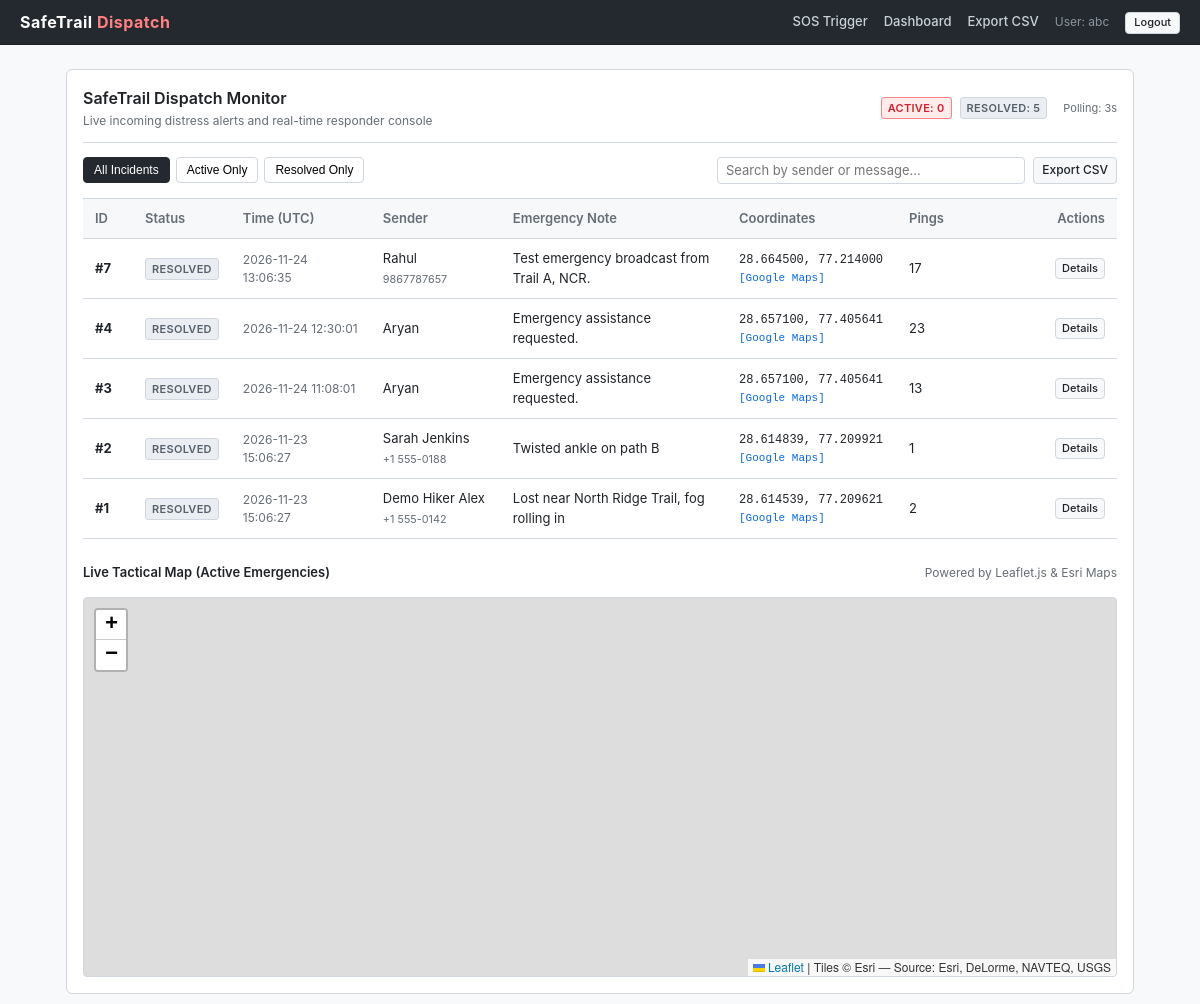
Page /dashboard/ (signed in) on the earlier database version.
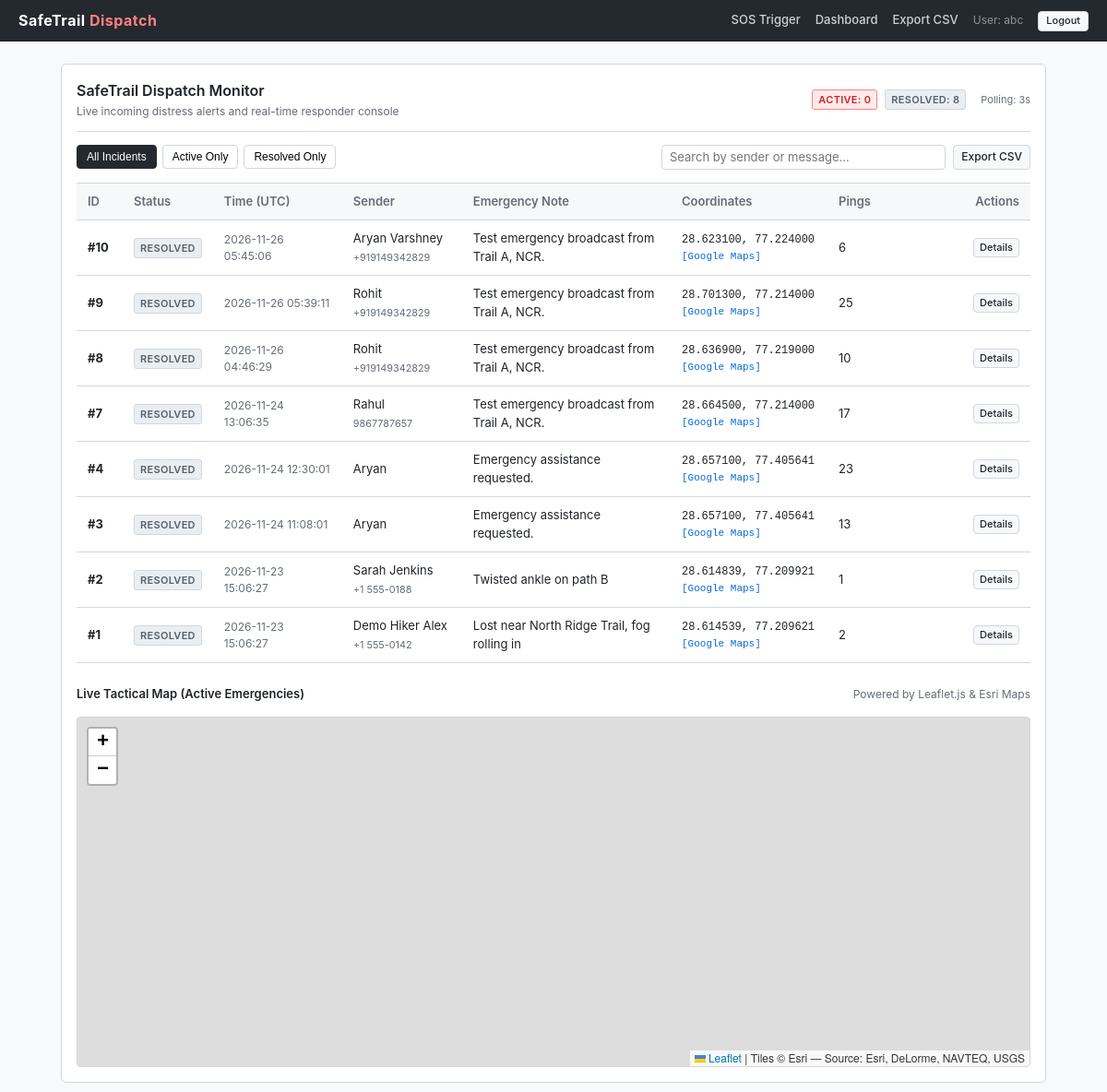
Same page on the later database version.
### beacon/models.py (models this page shows, shortened)
class EmergencyAlert(models.Model):
    STATUS_CHOICES = [
        ('ACTIVE', 'Active'),
        ('RESOLVED', 'Resolved'),
    ]
    sender_name = models.CharField(max_length=100)
    sender_phone = models.CharField(max_length=20, blank=True)
    status = models.CharField(max_length=20, choices=STATUS_CHOICES, default='ACTIVE')
    message = models.TextField(blank=True, default='Emergency assistance requested.')
    created_at = models.DateTimeField(auto_now_add=True)
    resolved_at = models.DateTimeField(null=True, blank=True)
    resolution_notes = models.TextField(blank=True)
    assigned_contact = models.ForeignKey(
        User,
        on_delete=models.SET_NULL,
        null=True,
        blank=True,
        related_name='assigned_alerts'
    )
    class Meta:
        ordering = ['-created_at']
    @property
    def latest_ping(self):
        return self.pings.order_by('-timestamp').first()
    @property
    def google_maps_url(self):
        ping = self.latest_ping
        if ping:
            return f"https://www.google.com/maps?q={ping.latitude},{ping.longitude}"
        return ""

class LocationPing(models.Model):
    alert = models.ForeignKey(
        EmergencyAlert,
        on_delete=models.CASCADE,
        related_name='pings'
    )
    latitude = models.DecimalField(max_digits=9, decimal_places=6)
    longitude = models.DecimalField(max_digits=9, decimal_places=6)
    accuracy = models.FloatField(null=True, blank=True, help_text="Accuracy in meters")
    timestamp = models.DateTimeField(auto_now_add=True)
    class Meta:
        ordering = ['-timestamp']

### beacon/views.py (the view)
# urls.py: path('dashboard/', views.dashboard_view, name='dashboard'),
@login_required
def dashboard_view(request):
    active_alerts = EmergencyAlert.objects.filter(status='ACTIVE').prefetch_related('pings')
    resolved_alerts = EmergencyAlert.objects.filter(status='RESOLVED').prefetch_related('pings')[:25]
    context = {
        'active_alerts': active_alerts,
        'resolved_alerts': resolved_alerts,
        'active_count': active_alerts.count(),
        'resolved_count': EmergencyAlert.objects.filter(status='RESOLVED').count(),
        'resolve_form': AlertResolveForm(),
    }
    return render(request, 'beacon/dashboard.html', context)

### beacon/forms.py
class AlertResolveForm(forms.ModelForm):
    class Meta:
        model = EmergencyAlert
        fields = ['resolution_notes', 'assigned_contact']
        widgets = {
            'resolution_notes': forms.Textarea(attrs={
                'class': 'form-control',
                'rows': 3,
                'placeholder': 'Enter resolution summary, responder actions, or outcome...',
            }),
            'assigned_contact': forms.Select(attrs={
                'class': 'form-control',
            }),
        }
    def __init__(self, *args, **kwargs):
        super().__init__(*args, **kwargs)
        self.fields['assigned_contact'].required = False
        self.fields['assigned_contact'].empty_label = "-- Unassigned --"

### templates/beacon/dashboard.html (shortened to what this page needs)
{% extends 'base.html' %}
{% load static %}
{% block content %}
<div class="panel">
    <div class="panel-header">
        <div>
            <h1 class="panel-title">SafeTrail Dispatch Monitor</h1>
            <div style="font-size: 12px; color: var(--text-secondary); margin-top: 2px;">
                Live incoming distress alerts and real-time responder console
            </div>
        </div>
        <div style="display: flex; gap: 8px; align-items: center;">
            <span id="counter-active" class="badge badge-active">Active: {{ active_count }}</span>
            <span id="counter-resolved" class="badge badge-resolved">Resolved: {{ resolved_count }}</span>
            <span id="poll-indicator" style="font-size: 11px; color: var(--text-secondary); margin-left: 8px;">
                Polling: 3s
            </span>
        </div>
    </div>
    <div class="toolbar">
        <div class="filter-group">
            <button type="button" class="filter-btn active" data-filter="all">All Incidents</button>
            <button type="button" class="filter-btn" data-filter="ACTIVE">Active Only</button>
            <button type="button" class="filter-btn" data-filter="RESOLVED">Resolved Only</button>
        </div>
        <div style="display: flex; gap: 8px; flex: 1; max-width: 400px; justify-content: flex-end;">
            <input type="text" id="incident-search" class="form-control" placeholder="Search by sender or message..." style="padding: 4px 8px; font-size: 13px;">
            <a href="{% url 'export_csv' %}" class="btn btn-secondary btn-sm" style="white-space: nowrap;">
                Export CSV
            </a>
        </div>
    </div>
    <div class="table-wrapper">
        <table class="data-table" id="incidents-table">
            <thead>
                <tr>
                    <th style="width: 50px;">ID</th>
                    <th style="width: 90px;">Status</th>
                    <th style="width: 140px;">Time (UTC)</th>
                    <th style="width: 130px;">Sender</th>
                    <th>Emergency Note</th>
                    <th style="width: 170px;">Coordinates</th>
                    <th style="width: 60px;">Pings</th>
                    <th style="width: 160px; text-align: right;">Actions</th>
                </tr>
            </thead>
            <tbody id="incidents-tbody">
                {% for alert in resolved_alerts %}
                    <tr id="row-{{ alert.id }}" class="incident-row" data-status="{{ alert.status }}" data-sender="{{ alert.sender_name|lower }}" data-msg="{{ alert.message|lower }}">
                        <td><strong>#{{ alert.id }}</strong></td>
                        <td><span class="badge badge-resolved">RESOLVED</span></td>
                        <td style="font-size: 12px; color: var(--text-secondary);">{{ alert.created_at|date:"Y-m-d H:i:s" }}</td>
                        <td>
                            {{ alert.sender_name }}
                            {% if alert.sender_phone %}<br><small style="color: var(--text-secondary);">{{ alert.sender_phone }}</small>{% endif %}
                        </td>
                        <td>{{ alert.message|default:"-" }}</td>
                        <td style="font-family: monospace; font-size: 12px;">
                            {% with ping=alert.latest_ping %}
                                {% if ping %}
                                    {{ ping.latitude }}, {{ ping.longitude }}
                                    <br><a href="{{ alert.google_maps_url }}" target="_blank" rel="noopener" style="font-size: 11px;">[Google Maps]</a>
                                {% else %}
                                    <span style="color: var(--text-secondary);">-</span>
                                {% endif %}
                            {% endwith %}
                        </td>
                        <td>{{ alert.pings.count }}</td>
                        <td style="text-align: right;">
                            <a href="{% url 'alert_detail' alert.id %}" class="btn btn-secondary btn-sm" style="padding: 2px 6px; font-size: 11px;">Details</a>
                        </td>
                    </tr>
                {% endfor %}
            </tbody>
        </table>
    </div>
    <div style="margin-top: 24px;">
        <div style="display: flex; justify-content: space-between; align-items: center; margin-bottom: 6px;">
            <span style="font-weight: 600; font-size: 13px;">Live Tactical Map (Active Emergencies)</span>
            <span style="font-size: 12px; color: var(--text-secondary);">Powered by Leaflet.js & Esri Maps</span>
        </div>
        <div id="map"></div>
    </div>
</div>
{% endblock %}

### templates/base.html (shortened to what this page needs)
{% load static %}
<!DOCTYPE html>
<html lang="en">
<head>
    <link rel="stylesheet" href="{% static 'css/style.css' %}?v=2.2">
    <link rel="stylesheet" href="https://unpkg.com/leaflet@1.9.4/dist/leaflet.css"/>
</head>
<body>
    <header class="header-nav">
        <div class="header-brand">
            <a href="{% url 'home' %}" style="color: inherit; text-decoration: none;">
                SafeTrail <span>Dispatch</span>
            </a>
        </div>
        <nav class="header-links">
            <a href="{% url 'trigger' %}">SOS Trigger</a>
            {% if user.is_authenticated %}
                <a href="{% url 'dashboard' %}">Dashboard</a>
                <a href="{% url 'export_csv' %}">Export CSV</a>
                <span class="header-user">User: {{ user.username }}</span>
                <form action="{% url 'logout' %}" method="post" style="display: inline; margin: 0;">
                    <button type="submit" class="btn btn-secondary btn-sm" style="padding: 2px 8px; font-size: 11px;">Logout</button>
                </form>
            {% else %}
                <a href="{% url 'login' %}">Responder Login</a>
                <a href="{% url 'register' %}">Register</a>
            {% endif %}
        </nav>
    </header>
    <main class="container">
        {% block content %}{% endblock %}
    </main>
</body>
</html>

### static/css/style.css (style rules this page uses)
:root { --bg-main: #f8f9fa; --bg-surface: #ffffff; --border-color: #d0d7de; --text-primary: #1f2328; --text-secondary: #656d76; --danger: #cf222e; --danger-bg: #ffebe9; --danger-border: #ff8182; --success: #1a7f37; --success-bg: #dafbe1; --primary: #0969da; --neutral-badge-bg: #eaeef2; --neutral-badge-text: #57606a; }
* { box-sizing: border-box; margin: 0; padding: 0; }
body { font-family: -apple-system, BlinkMacSystemFont, "Segoe UI", Roboto, Helvetica, Arial, sans-serif; font-size: 14px; line-height: 1.5; color: var(--text-primary); background-color: var(--bg-main); }
a { color: var(--primary); text-decoration: none; }
.header-nav { background-color: #24292f; color: #ffffff; padding: 10px 20px; display: flex; justify-content: space-between; align-items: center; border-bottom: 1px solid #1b1f24; }
.header-brand { font-size: 16px; font-weight: 700; color: #ffffff; letter-spacing: 0.5px; }
.header-brand span { color: #ff8182; }
.header-links { display: flex; align-items: center; gap: 16px; }
.header-links a { color: #c9d1d9; font-size: 13px; font-weight: 500; }
.header-user { font-size: 12px; color: #8b949e; }
.container { max-width: 1100px; margin: 24px auto; padding: 0 16px; }
.panel { background: var(--bg-surface); border: 1px solid var(--border-color); border-radius: 6px; padding: 16px; margin-bottom: 20px; }
.panel-header { display: flex; justify-content: space-between; align-items: center; padding-bottom: 12px; margin-bottom: 14px; border-bottom: 1px solid var(--border-color); }
.panel-title { font-size: 16px; font-weight: 600; }
.form-control { width: 100%; padding: 8px 10px; font-size: 14px; border: 1px solid var(--border-color); border-radius: 4px; background: #ffffff; font-family: inherit; }
.btn { display: inline-block; padding: 7px 14px; font-size: 13px; font-weight: 500; text-align: center; border-radius: 4px; cursor: pointer; border: 1px solid transparent; font-family: inherit; line-height: 1.4; transition: background-color 0.15s ease; }
.btn-secondary { background-color: #f6f8fa; color: var(--text-primary); border-color: var(--border-color); }
.btn-sm { padding: 4px 8px; font-size: 12px; }
.badge { display: inline-block; padding: 2px 6px; font-size: 11px; font-weight: 600; border-radius: 3px; text-transform: uppercase; letter-spacing: 0.3px; }
.badge-active { background-color: var(--danger-bg); color: var(--danger); border: 1px solid var(--danger-border); }
.badge-resolved { background-color: var(--neutral-badge-bg); color: var(--neutral-badge-text); border: 1px solid #d0d7de; }
.table-wrapper { overflow-x: auto; }
.data-table { width: 100%; border-collapse: collapse; font-size: 13px; }
.data-table th, .data-table td { padding: 10px 12px; text-align: left; border-bottom: 1px solid var(--border-color); }
.data-table th { background-color: #f6f8fa; font-weight: 600; color: var(--text-secondary); border-top: 1px solid var(--border-color); }
.toolbar { display: flex; flex-wrap: wrap; justify-content: space-between; align-items: center; gap: 12px; margin-bottom: 14px; }
.filter-group { display: flex; gap: 6px; }
.filter-btn { padding: 5px 10px; font-size: 12px; border: 1px solid var(--border-color); background: #ffffff; border-radius: 4px; cursor: pointer; }
.filter-btn.active { background: #24292f; color: #ffffff; border-color: #24292f; }
#map { width: 100%; height: 380px; border: 1px solid var(--border-color); border-radius: 4px; margin-top: 14px; }

Differences in the rows shown:
added EmergencyAlert: id "10", created_at "2026-11-26 05:45:06", sender_name "Aryan Varshney", sender_phone "+919149342829", message "Test emergency broadcast from Trail A, NCR.", latest_ping.latitude "28.623100", latest_ping.longitude "77.224000", pings.count "6"
added EmergencyAlert: id "9", created_at "2026-11-26 05:39:11", sender_name "Rohit", sender_phone "+919149342829", message "Test emergency broadcast from Trail A, NCR.", latest_ping.latitude "28.701300", latest_ping.longitude "77.214000", pings.count "25"
added EmergencyAlert: id "8", created_at "2026-11-26 04:46:29", sender_name "Rohit", sender_phone "+919149342829", message "Test emergency broadcast from Trail A, NCR.", latest_ping.latitude "28.636900", latest_ping.longitude "77.219000", pings.count "10"
Other differences:
{{ resolved_count }}: "5" → "8"
